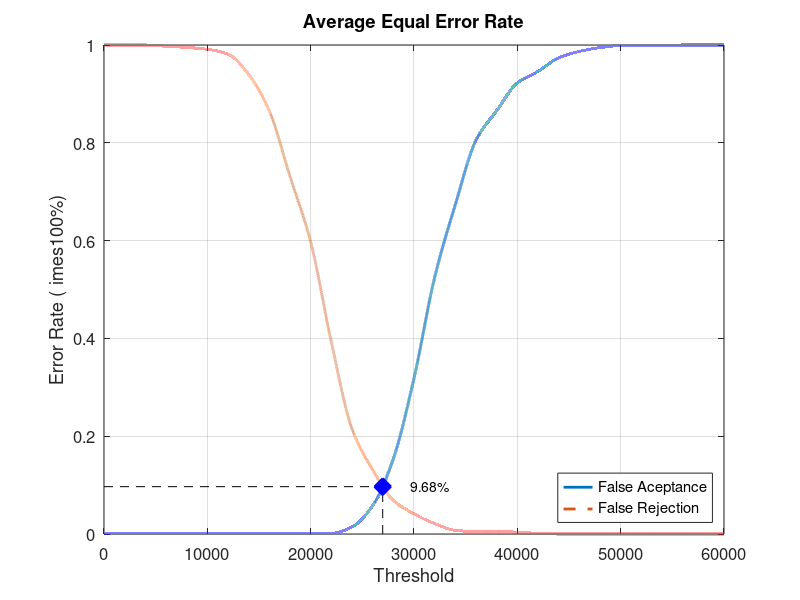
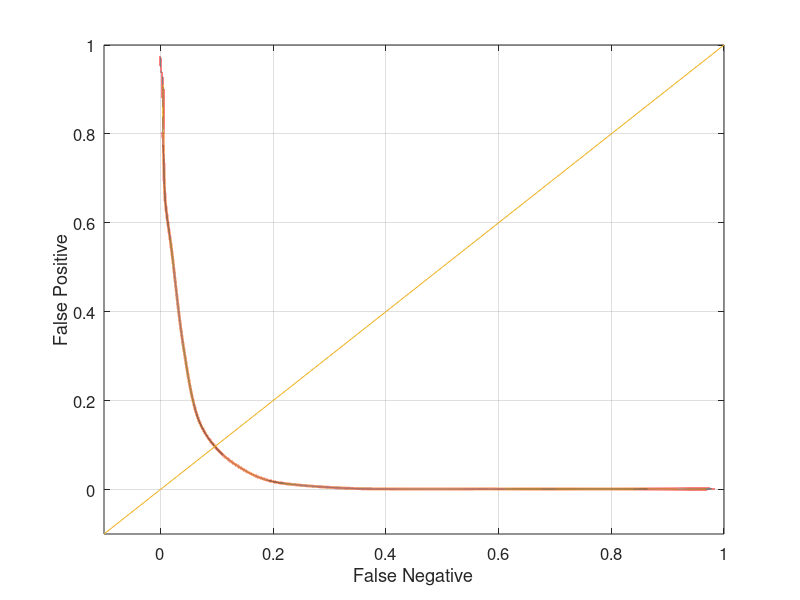

MATLAB code for these plots, in order:
close all;
clear;
clc;
x = 0:2000:60000;
xq = 0:0.5:60000;

y0 = [0 0.00131579 0.00131579 0.00131579 0.00131579 0.00131579 0.00131579 0.00131579 0.00131579 0.00131579 0.00131579 0.00131579 0.0144737 0.0578947 0.153947 0.318421 0.525 0.673684 0.805263 0.865789 0.922368 0.946053 0.973684 0.986842 0.994737 0.998684 0.998684 0.998684 1 1 1]
yy0 = interp1(x, y0, xq, 'pchip');
y1 = [1 1 1 0.9975 0.995 0.99125 0.98125 0.94 0.865 0.73125 0.5975 0.3925 0.215 0.13125 0.06875 0.04125 0.02125 0.0075 0.005 0.005 0.00375 0.00125 0 0 0 0 0 0 0 0 0]
yy1 = interp1(x, y1, xq, 'pchip');

% Calculating EER: 
y2 = abs(y0 - y1);
find(y2 == min(y2))
yy2 = abs(yy0 - yy1);
xEER = find(yy2 == min(yy2));
xEERIndex = xq(xEER) % X-axis EER
yEER = yy0(xEER) % Y-axis EER

main = figure
plot(xq, yy0,'-','LineWidth', 2);	hold on
plot(xq, yy1,'--','LineWidth', 2);	hold on
plot([xEERIndex xEERIndex], [0 yEER], 'k--');	hold on
plot([0 xEERIndex], [yEER yEER], 'k--');	hold on
plot(xEERIndex, yEER, 'bx', 'LineWidth', 10);	hold on
text(xEERIndex + 10 * xEERIndex / 100, yEER, [num2str(round((10000 * yEER)) / 100) '%'])
legend('False Aceptance', 'False Rejection', 'Location', 'SouthEast')
xlabel('Threshold')
ylabel('Error Rate (	imes100%)')
title('Average Equal Error Rate')
set(gca, 'FontSize', 12)
axis([0 60000 0 1])
grid on

print(main, 'Experiment2AverageMain', '-dpng');
FNRxFPR = figure('Color', [1 1 1]);
plot(yy1, yy0, '-', yy1, yy0, 'LineWidth', 2);
hold on
y = -0.1:0.1:1
plot(y, y); 
set(gca, 'FontSize', 12)
xlabel('False Negative')
ylabel('False Positive')
axis([-0.1 1 -0.1 1])
set(gca, 'FontSize', 12)
grid on

print(FNRxFPR, 'Experiment2AverageFNRxFPR','-dpng');
